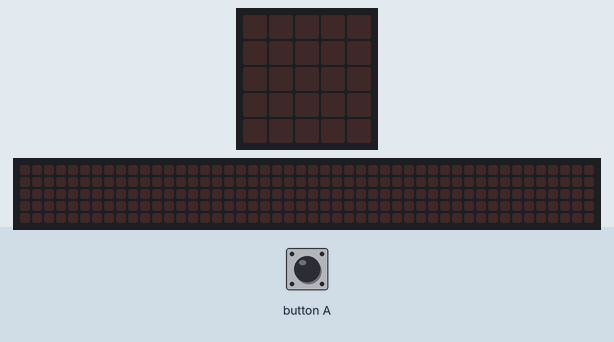
Simulated run of this program. Board: BBC micro:bit (MakeCode). Shown: the board's 5×5 LED display, a strip that is not on the board, showing the scrolling text unrolled. Inputs (shaded band) come from the test bench. The 48×5 strip is a reading aid, not a part: it shows the text the display is scrolling, unrolled, one strip-width of it at a time.

Above: at 1.2 s.
1.3 s: button A pressed for 0.15 s
At 5.9 s:
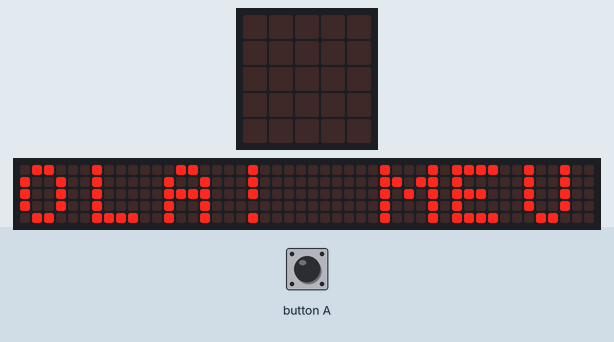
At 24.6 s:
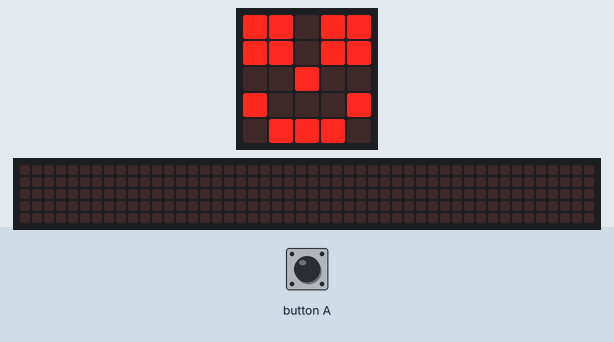

The program:

main.ts
```typescript
input.onButtonPressed(Button.A, function () {
    basic.showString("OLA! MEU NOME E MANIVELA")
    basic.clearScreen()
    basic.showLeds(`
        # # . # #
        # # . # #
        . . # . .
        # . . . #
        . # # # .
        `)
    basic.pause(1000)
    basic.showIcon(IconNames.Heart)
    basic.pause(500)
    basic.clearScreen()
    basic.showLeds(`
        # # # # #
        # . . . .
        # # # # .
        # . . . .
        # # # # #
        `)
    led.enable(false)
    basic.pause(200)
    led.enable(true)
    basic.showLeds(`
        # # # # #
        # . . . #
        # # # # #
        # . . # .
        # . . . #
        `)
    led.enable(false)
    basic.pause(200)
    led.enable(true)
    basic.showLeds(`
        # # # # #
        # . . . #
        # # # # #
        # . . # .
        # . . . #
        `)
    led.enable(false)
    basic.pause(200)
    led.enable(true)
    basic.showLeds(`
        # # # # #
        # . . . #
        # . . . #
        # . . . #
        # # # # #
        `)
    for (let index = 0; index < 4; index++) {
        basic.showLeds(`
            # . # . #
            . # . # .
            # . # . #
            . . . . .
            # # # # #
            `)
        basic.showLeds(`
            . # # # .
            # . . . #
            . . # . .
            # # . # #
            # # . # #
            `)
    }
    led.enable(false)
    basic.pause(200)
    led.enable(true)
    basic.clearScreen()
    basic.showString("TO DE BRINKS")
    basic.clearScreen()
    basic.showLeds(`
        . . # . .
        # . . # .
        . . . # .
        # . . # .
        . . # . .
        `)
})
```

test.ts
```typescript
// testes vão aqui; isto não será compilado quando este pacote for usado como uma extensão.
```

Measured:
- after the input at 1.3 s, the display: changes after 0.15 s (image 1)
- what the display in image 1 shows lasts 0.9 s, from 5.2 s to 6.1 s
